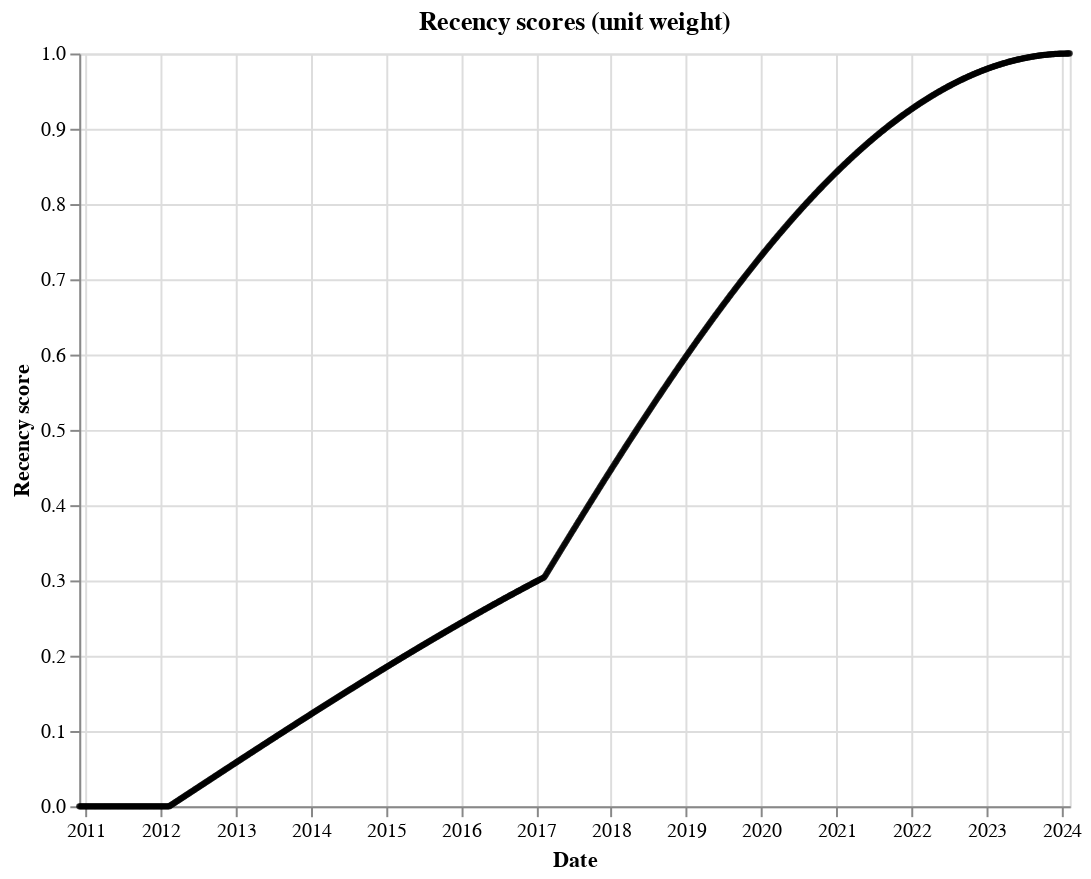

Notebook source saved alongside this figure:
### Markdown cell above
## Understanding recency

### Code cell
recency_plotter = RecencyPlotter(recency_space)
recency_plotter.plot_recency_curve()

### Figure 1 — Vega-Lite specification as saved in the notebook (floating-point values rounded to 4 significant figures; data arrays with more than 128 entries replaced by an {"elided": "..."} marker saying what was removed)
{"$schema": "https://vega.github.io/schema/vega-lite/v5.16.3.json", "config": {"view": {"continuousHeight": 300, "continuousWidth": 300}}, "data": {"name": "data-d1d4b0ad2e745ad3d289a6e55b7f703e"}, "datasets": {"data-d1d4b0ad2e745ad3d289a6e55b7f703e": {"elided": "1000 records"}}, "encoding": {"tooltip": [{"field": "date", "type": "temporal"}], "x": {"field": "date", "title": "Date", "type": "temporal"}, "y": {"field": "score", "title": "Recency score", "type": "quantitative"}}, "height": 380, "mark": {"color": "black", "filled": true, "size": 10, "type": "point"}, "title": "Recency scores (unit weight)", "width": 500}
